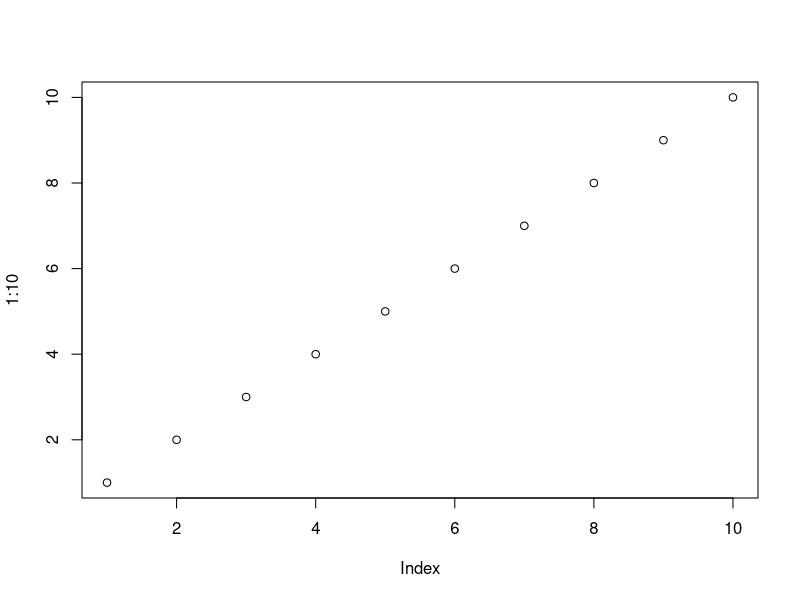
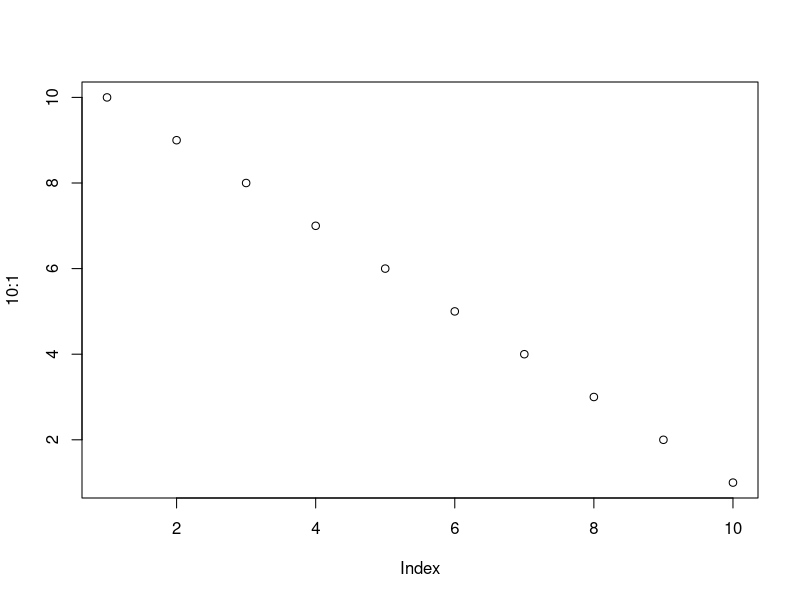
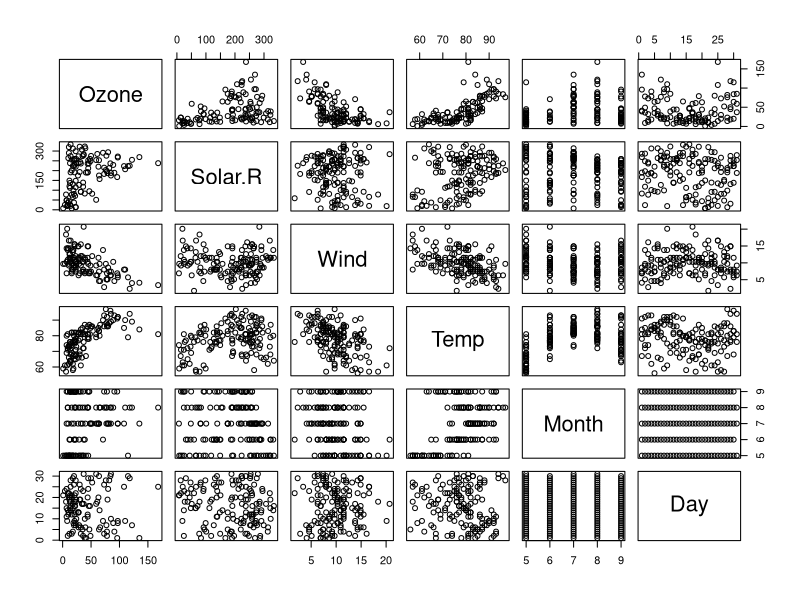

Reproduce these figures in R, in order.
## ---- chunk 1
plot(1:10)
plot(10:1)
plot(airquality)
## ---- chunk 2
knitr::kable(head(mtcars, 10))
